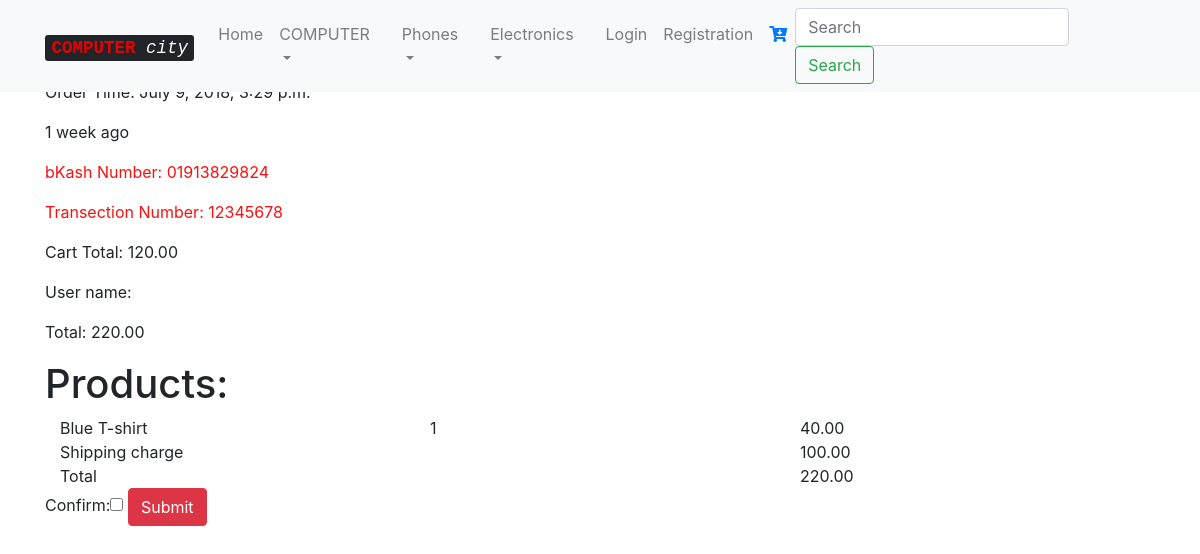
The page /order/detail/3/ on the database as committed earlier.
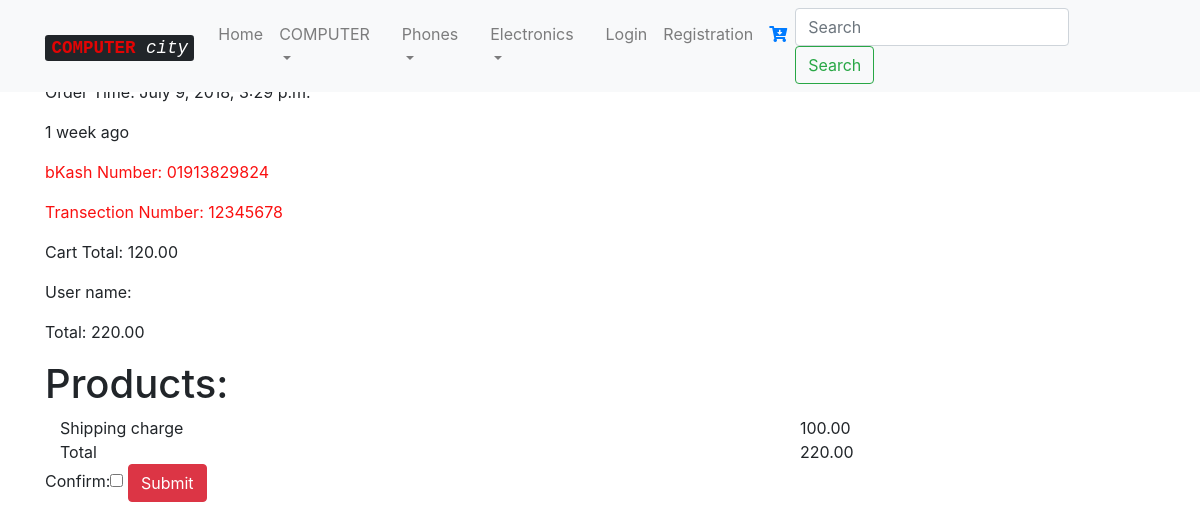
The same page on the database as committed later.
### cart/models.py (models this page shows, shortened)
class CartAmount(models.Model):
    cart    = models.ForeignKey(Cart)
    products  = models.ForeignKey(ProductList)
    amount  = models.IntegerField(default=1)
    total   = models.IntegerField(default=0)

### products/models.py (models this page shows, shortened)
class ProductList(models.Model):
    category = models.ForeignKey(ProductCategory, default=1)
    title = models.CharField(max_length=120)
    image = models.ImageField(upload_to='product detail')
    price = models.DecimalField(decimal_places=2, max_digits=10, default=40.00)
    description = models.TextField()
    stock = models.IntegerField(default=30)
    active = models.BooleanField(default=True)
    featured = models.BooleanField(default=False)
    offers = models.TextField()
    updated = models.DateTimeField(auto_now=True)
    timestamp = models.DateTimeField(auto_now_add=True)

### order/views.py (the view)
# urls.py: url(r'^detail/(?P<pk>[0-9]+)/$', views.detail, name='detail'),
def detail(request, pk): #order details
    order = Order.objects.get(id=pk)
    form = OrderConfrimForm(request.POST or None, instance=order)
    cart_amount = CartAmount.objects.filter(cart=order.cart)
    context={
        'order': order,
        'form': form,
        'cart_amount': cart_amount
    }
    print('Look here: ',order.user.username)
    if request.method == 'POST' and form.is_valid():
        form.save()
        return redirect('order:order')
    return render(request, 'order/admin_detail.html',context)

### order/forms.py
class OrderConfrimForm(forms.ModelForm):
    class Meta:
        model = Order
        fields = ['confirm']

### order/templates/order/admin_detail.html (shortened to what this page needs)
{% extends "base/base.html" %}
{% block head %}
{% include "base/navbar.html" %}
{% endblock %}
{% block content %}
<p style="padding: 20px;">Order Number: {{ order.id }}</p>
<p>Order Time: {{ order.updated_timestamp }} </p>
<p>{{ order.updated_timestamp | timesince}} ago </p>
<p style="color:rgb(250, 16, 16)">bKash Number: {{ order.contact }}</p>
<p style="color:rgb(250, 16, 16)">Transection Number: {{ order.transection }}</p>
<p>Cart Total: {{ order.cart.subtotal }}</p>
<p>User name: {{ order.user.get_full_name }}</p>
<p>Total: {{ order.cart.total }}</p>
<h1>Products:</h1>
<div class="container">
{% for product in cart_amount %}
<div class="row">
    <div class="col">
    {{ product.products.title }}
</div>
<div class="col">
        {{ product.amount }}
    </div>
<div class="col">
    {{ product.products.price }}
</div>
</div>
{% endfor %}
<div class="row">
        <div class="col">Shipping charge</div>
        <div class="col"></div>
        <div class="col">{{ order.cart.shipping }}</div>
    </div>
<div class="row">
        <div class="col">Total</div>
        <div class="col"></div>
        <div class="col">{{ order.cart.total }}</div>
    </div>
<div class="row">
<form method="POST">
    {{ form }}
    <button class="btn btn-danger" type="submit">Submit</button>
</form>
{% endblock %}

Rows that differ between the two databases and show on the page:
removed CartAmount: products "Blue T-shirt", amount "1", products.price "40.00"
